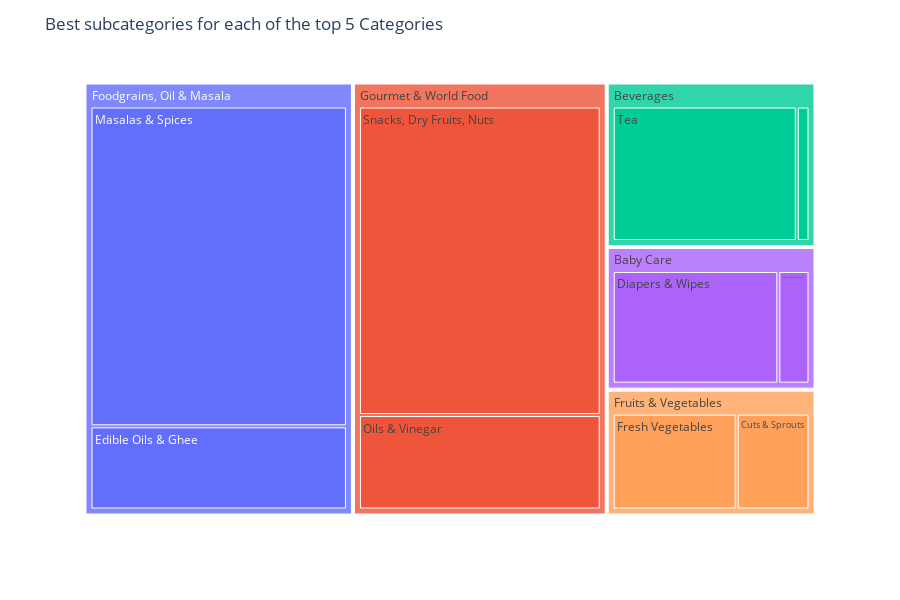

The code cell stored with this chart in its notebook:
### Code cell
import plotly.express as px


# Create TreeMap
fig = px.treemap(df_top_5_categories, path=['category', 'product_subcategory'], values='sales_percentage')

# Update layout
fig.update_layout(
    title='Best subcategories for each of the top 5 Categories',
    height=600,
)

# Show TreeMap
fig.show()

### Figure 1 — Plotly figure (JSON) as saved in the notebook; plotly's stock layout.template omitted (floating-point values rounded to 4 significant figures)
{"data": [{"branchvalues": "total", "domain": {"x": [0, 1], "y": [0, 1]}, "hovertemplate": "labels=%{label}<br>sales_percentage=%{value}<br>parent=%{parent}<br>id=%{id}<extra></extra>", "ids": ["Baby Care/Baby Food & Formula", "Fruits & Vegetables/Cuts & Sprouts", "Baby Care/Diapers & Wipes", "Foodgrains, Oil & Masala/Edible Oils & Ghee", "Fruits & Vegetables/Fresh Vegetables", "Foodgrains, Oil & Masala/Masalas & Spices", "Gourmet & World Food/Oils & Vinegar", "Gourmet & World Food/Snacks, Dry Fruits, Nuts", "Beverages/Tea", "Beverages/Water", "Baby Care", "Beverages", "Foodgrains, Oil & Masala", "Fruits & Vegetables", "Gourmet & World Food"], "labels": ["Baby Food & Formula", "Cuts & Sprouts", "Diapers & Wipes", "Edible Oils & Ghee", "Fresh Vegetables", "Masalas & Spices", "Oils & Vinegar", "Snacks, Dry Fruits, Nuts", "Tea", "Water", "Baby Care", "Beverages", "Foodgrains, Oil & Masala", "Fruits & Vegetables", "Gourmet & World Food"], "name": "", "parents": ["Baby Care", "Fruits & Vegetables", "Baby Care", "Foodgrains, Oil & Masala", "Fruits & Vegetables", "Foodgrains, Oil & Masala", "Gourmet & World Food", "Gourmet & World Food", "Beverages", "Beverages", "", "", "", "", ""], "type": "treemap", "values": [1.49, 3.07, 7.92, 7.58, 5.23, 29.14, 8.14, 26.58, 10.15, 0.7, 9.41, 10.85, 36.72, 8.3, 34.72]}], "layout": {"height": 600, "legend": {"tracegroupgap": 0}, "margin": {"t": 60}, "title": {"text": "Best subcategories for each of the top 5 Categories"}}}
